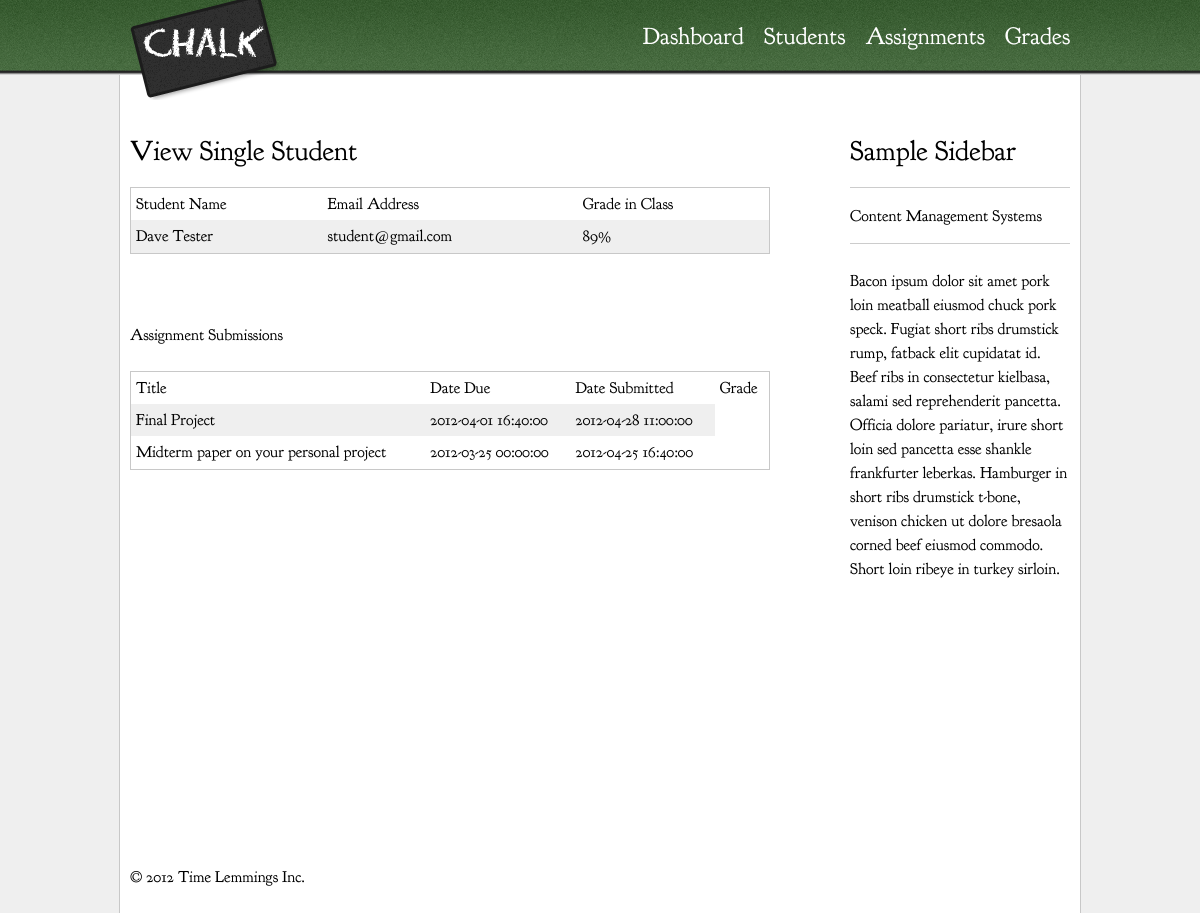
Page /index.php/users/viewSingle/1 (signed in) on the committed database.
### tables this page shows
CREATE TABLE  `users` (
  	`userID` int(10) unsigned NOT NULL auto_increment PRIMARY KEY,
  	`firstName` varchar(50) NOT NULL,
  	`lastName` varchar(50) NOT NULL,
 	`passwd` varchar(150) NOT NULL,
 	`email` varchar(100) NOT NULL,
 	`userLevelID` int(10) unsigned NOT NULL,
 	 CONSTRAINT levelFK FOREIGN KEY (userLevelID) REFERENCES users_level(userLevelID) ON DELETE CASCADE
);

CREATE TABLE `assignments`(
	`assignmentID` int(10) unsigned NOT NULL auto_increment PRIMARY KEY,
	`dueDate` datetime NOT NULL,
	`setDate` datetime NOT NULL,
	`title` varchar(75) NOT NULL,
	`information` text, 
	`maxPoints` double
);

### application/controllers/users.php (called while the page is built, shortened)
<?php if ( ! defined('BASEPATH')) exit('No direct script access allowed');
class Users extends MY_Controller {
	public function __construct(){
		$this->load->model('Users_model');
		$this->load->model('Assignments_model');
		$this->load->model('Submissions_model');
	}
	public function viewSingle(){
		$id = $this->uri->segment(3);
		$student = $this->Users_model->getUser($id);
		$assignment = $this->Assignments_model->getAllAssignments();
		$submissions = $this->Submissions_model->getStudentGrades($id);
		$send = array('student' => $student, 'assignmentArray' => $assignment, 'submissionsArray' => $submissions);
		$this->load->view('view_single_student', $send);
	}
}

### public_html/index.php (called while the page is built, shortened)
<?php
require_once BASEPATH.'core/CodeIgniter.php';

### application/models/users_model.php (called while the page is built, shortened)
<?php
class Users_model extends CI_Model{
	function getUser($userID){
		$query = $this->db->where('userID',$userID)->limit(1)->get('users');
		return $query->row();
	}
}
?>

### application/models/assignments_model.php (called while the page is built, shortened)
<?php
class Assignments_model extends CI_Model{
	function getAllAssignments($courseId = false){
		$query = $this->db->get('assignments');
		return $query->result();
	}
}
?>

### application/views/view_single_student.php (the view, shortened to what this page needs)
<div role="main" id="main">
	<h2>View Single Student</h2>
<table border="0" cellpadding="4">
<tr>
<th>Student Name</th>
<th>Email Address</th>
<th>Grade in Class</th>
</tr>
<tr>
<td><?php echo $student->firstName.' '.$student->lastName ?></td>
<td><?=$student->email?></td>
<td>89%</td>
</tr>
</table>
<br /> <br />
<p>Assignment Submissions</p>
<table border="0" cellpadding="4">
<tr>
<th>Title</th>
<th>Date Due</th>
<th>Date Submitted</th>
<th>Grade</th>
</tr>
<?php foreach($assignmentArray as $assignment):?>
<tr>
<td><?=$assignment->title ?></td>
<td><?=$assignment->setDate ?></td>
<td><?=$assignment->dueDate ?></td>
</tr>
<?php endforeach;?>
</table>
</div>

### public_html/css/style.css (style rules this page uses)
html { font-size: 100%; -webkit-text-size-adjust: 100%; -ms-text-size-adjust: 100%; }
html, button, input, select, textarea { font-family: sans-serif; color: #222; }
body { margin: 0; font-size: 1em; line-height: 1.4; }
a { color: #00e; }
table { border-collapse: collapse; border-spacing: 0; }
td { vertical-align: top; }
a:link { color: #234c19; }
body { background-color: #efefef; color: #000; font-family: "Goudy Bookletter", serif; }
h2 { font-size: 1.75em; margin: .85714em 0; line-height: .85714em; font-weight: normal; }
p { font-size: 1em; margin: 1.5em 0; line-height: 1.5em; }
table { width: 100%; border: 1px solid #c8c8c8; }
td, th { padding: 5px; }
tr:nth-child(even) { background-color: #efefef; }
tbody th { font-weight: normal; text-align: left; }
#main { width: 68.085%; min-height: 750px; float: left; }
#navigation a { color: #fff; text-decoration: none; }

### rows in the picture
users: firstName "Dave", lastName "Tester", email "student@gmail.com"
assignments: title "Final Project", setDate "2012-04-01 16:40:00", dueDate "2012-04-28 11:00:00"
assignments: title "Midterm paper on your personal project", setDate "2012-03-25 00:00:00", dueDate "2012-04-25 16:40:00"

### other values in the picture
anchor('dashboard', 'Dashboard', 'title="Dashboard"') "Dashboard"
anchor('users/viewAll', 'Students', 'title="Students"') "Students"
anchor('grades', 'Grades', 'title="Grades"') "Grades"
